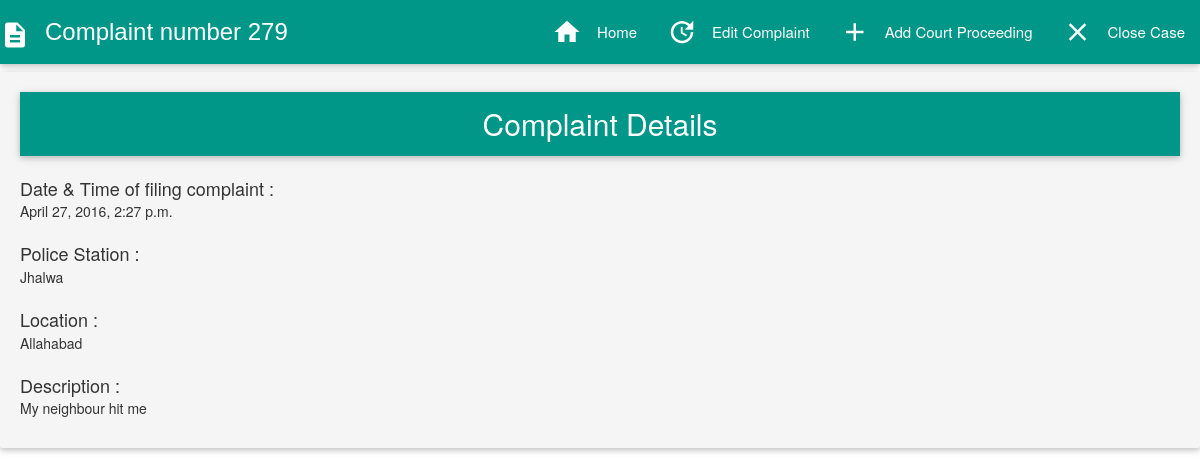
The app's page /crimefiles/279/ (signed in) with its own data.
### crimefiles/models.py (models this page shows, shortened)
class Complaint(models.Model):
	complaintid= models.AutoField(primary_key=True)
	dateofcomplaint=models.DateTimeField(auto_now=False, auto_now_add=True)
	content = models.TextField()
	policestation= models.CharField(max_length=120)
	location=models.TextField()
	user=models.CharField(max_length=120,default="Annonymous")
	complaintregistered="Complaint Registered"
	firfiled="FIR Filed"
	caseopen="Case Open"
	caseclosed="Case Closed"
	status_choice=(
		(complaintregistered,"Complaint Registered"),
		(firfiled,"FIR Filed"),
		(caseopen,"Case Open"),
		(caseclosed,"Case Closed"),
		)
	status=models.CharField(max_length=15,choices=status_choice,default=complaintregistered)

### crimefiles/views.py (the view)
def complaint_detail(request,id=None):
	instance=get_object_or_404(Complaint,complaintid=id)
	if not (request.user.groups.filter(name="Court").exists() or request.user.groups.filter(name="Police").exists()):
		if not request.user.username==instance.user:
			raise Http404
	title2="FIR"
	try:
		instance2=Fir.objects.get(complaintid=id)
	except ObjectDoesNotExist:
		instance2=None
	instance3=CopStatus.objects.filter(complaintid=id)
	instance4=CaseStatus.objects.filter(complaintid=id)
	instance5=CaseClose.objects.filter(complaintid=id)
	title3="Police proceeding"
	title4="Case proceeding"
	is_compainant = request.user.groups.filter(name='citizen').exists()
	is_cop=request.user.groups.filter(name='Police').exists()
	is_court=request.user.groups.filter(name='Court').exists()
	context={
	"title":instance.complaintid,
	"title2":title2,
	"title3":title3,
	"title4":title4,
	"instance":instance,
	"instance2":instance2,
	"instance3":instance3,
	"instance4":instance4,
	"instance5":instance5,
	"is_compainant":is_compainant,
	"is_court":is_court,
	"is_cop":is_cop,
	}
	return render(request,"complaint_detail.html",context)

### templates/complaint_detail.html (shortened to what this page needs)
{%extends "base.html"%}
{%block content%}
<nav class="teal">
  <div class="nav-wrapper">
  <div class="brand-logo" style="font-family: 'Lucida Grande', Helvetica, Arial, sans-serif; font-size: 18pt;"><i class="material-icons left" style="margin-top: .1em;">description</i>Complaint number {{title}}</div>
    <ul id="nav-mobile" class="right hide-on-med-and-down">
      <li><a href="/crimefiles/"><i class="material-icons left">home</i>Home</a></li>
       {%if not instance5%}
         {%if not instance2%}
     <li><a href="{{object.get_absolute_url}}edit"><i class="material-icons left">update</i>Edit Complaint</a></li>
    {%endif%}
      {% if is_court %}
      <li><a href="{{object.get_absolute_url}}createcasestatus"><i class="material-icons left">add</i>Add Court Proceeding</a></li>
      {%endif%}
      {% if is_court %}
      <li><a href="{{object.get_absolute_url}}closecase"><i class="material-icons left">close</i>Close Case</a></li>
      {%endif%}
    {%endif%}
    </ul>
  </div>
</nav>
<div class="card-panel hoverable grey lighten-4">
<nav>
     <div class="nav-wrapper teal center">
       <div style="font-size:30px;">Complaint Details</div>
  </div>
   </nav><br/>
    <div style="font-size:18px;">Date & Time of filing complaint :</div> {{instance.dateofcomplaint}}<br/><br/>
    <div style="font-size:18px;">Police Station :</div>{{instance.policestation}}</br><br/>
    <div style="font-size:18px;">Location : </div>{{instance.location}}</br><br/>
     <div style="font-size:18px;">Description : </div>{{instance.content|linebreaks}}
</div>
{%endblock content%}

### records on screen
Complaint: dateofcomplaint "April 27, 2016, 2:27 p.m.", policestation "Jhalwa", location "Allahabad", content "My neighbour hit me"

### other values on screen
{{ title }} "279"
